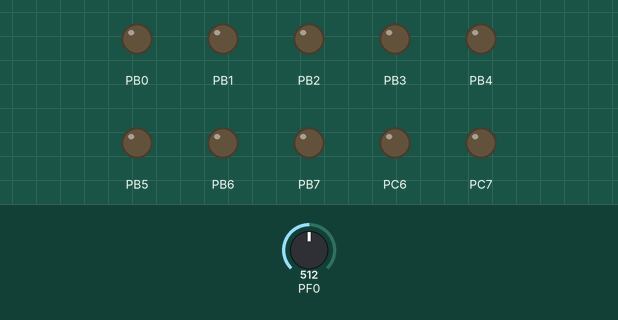
Simulated run of this program. Board: ATmega32U4, built with avr-gcc and emulated at 2 MHz. On the bench: output pins drawn as LEDs (lit = HIGH). Inputs (shaded band) come from the test bench; at power-on: PF0 = 512.

Above: at 1.2 s.
1.3 s: PF0 set to 535
2.8 s: PF0 set to 555
At 3.2 s:
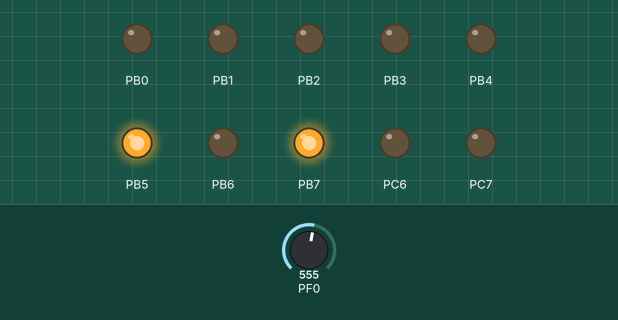
4.3 s: PF0 set to 523
5.8 s: PF0 set to 502
At 6.6 s:
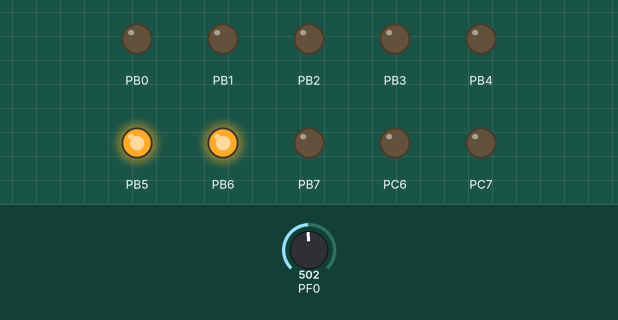
7.3 s: PF0 set to 362
8.8 s: PF0 set to 351
At 10.1 s:
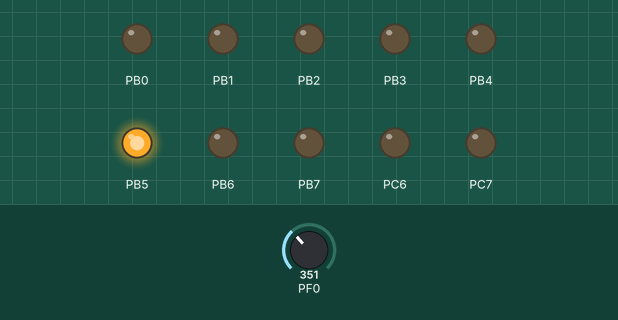
Timing chart, 0 to 11.3 s (numbered marks = the images above; inputs shaded):
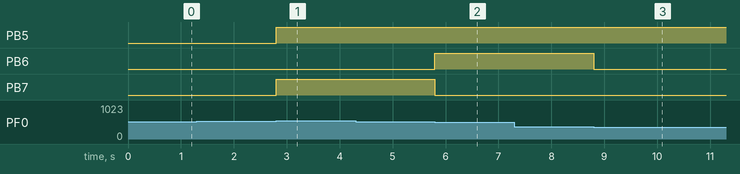

The program:

SmartCup.c
```c
/*
 * SmartCup.c
 *
 * Created: 25.02.2015 17:51:56
 *  Author: Orav
 */

#define F_CPU 2000000UL
#include <util/delay.h>
#include <avr/io.h>

void init() {
	//RGB LEDs
	DDRB = 0xFF;
	PORTB = 0x00;

	//Heating element
	DDRC = 0b11000000;
	PORTC = 0x00;

	//ADMUX
	ADMUX = 0b11000000;

	//ADC Temperature
	DDRF = 0;
	ADCSRA = (1 << ADEN | 1 << ADSC);		//ADC Enable, Start conversion

}

void getTemperature() {
	ADCSRA |= (1 << ADSC);					//Start conversion

	while ((ADCSRA & (1<<ADIF)) == 0) {		//Wait ADC interrupt flag
	}

	//PORTB = (uint8_t)ADC;

	if ((uint8_t)ADC >= 96) { //3 SINIST
		PORTB = 0b01100000;
	}
	else if ((uint8_t)ADC >= 92) { //3 LILLAT 1 PUNANE
		PORTB = 0b00100000;
		PORTC = 0x11000000;
	}
	else if ((uint8_t)ADC >= 32) { //4 PUNAST
		PORTB = 0b10100000;
	}
	OCR1A = ADC;
	//OCR1AL = ADCL;
	ADCSRA |= 0b00010000;

	//if ((uint8_t)ADCL0 <= 876) {
		//PORTB = 0b11000000;
	//}
	//else {
		//PORTB = 0b01100000;
	//}
}

void testLED() {
	PORTB = 0b10000000; //3 Rohelist, 1 punane
	_delay_ms(1000);
	PORTB = 0b01000000; //Sinakad See on teine olek
	_delay_ms(1000);
	PORTB = 0b00100000; //3 Lillat, 1 punane
	_delay_ms(1000);
	PORTB = 0b11000000; //3 Rohelist
	_delay_ms(1000);
	PORTB = 0b10100000; //4 Punast
	_delay_ms(1000);
	PORTB = 0b01100000; //3 Sinist See on alguses
	_delay_ms(1000);
}

int main(void) {
	init();

    while(1)
    {
		//testLED();
		getTemperature();

    }
}
```

Measured:
- the behaviour switches between 543 and 544 on PF0 (found by bisection; images 0 and 1)
- the behaviour switches between 512 and 511 on PF0 (found by bisection; images 1 and 2)
- the behaviour switches between 352 and 351 on PF0 (found by bisection; images 2 and 3)
- after the input at 1.3 s, every drawn part: stays the same
- after the input at 2.8 s, PB5, PB7: LOW → HIGH at once
- after the input at 4.3 s, every drawn part: stays the same
- after the input at 5.8 s, PB6: LOW → HIGH at once; PB7: HIGH → LOW at once
- after the input at 7.3 s, every drawn part: stays the same
- after the input at 8.8 s, PB6: HIGH → LOW at once
